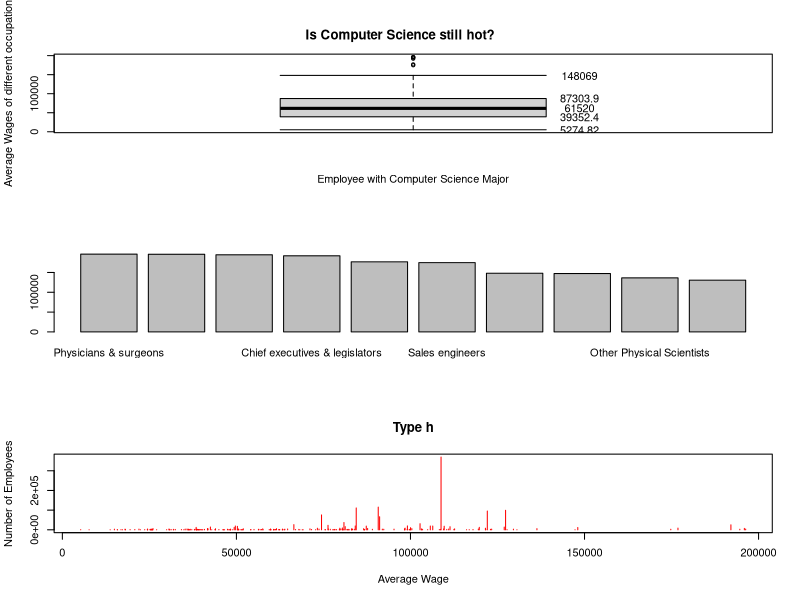

Recreate this plot in R.
mydata <- read.csv("hw1data.csv")#import data
View(mydata)#check what is my data look like
#plot a baxplot to see the distribution of wages
par(mfrow=c(3,1))
boxplot(mydata$avg_wage,xlab="Employee with Computer Science Major", ylab="Average Wages of different occupation", staplewex = 1)
#lable the plot
text(y = boxplot.stats(mydata$avg_wage)$stats, labels = boxplot.stats(mydata$avg_wage)$stats, x = 1.25)
#chose top 10 job with highest wages
wage_top10 <- sort(mydata$avg_wage,decreasing=TRUE)[1:10]
#plot the bar char(have problem with lable)
wage_plot <- barplot(wage_top10,names.arg=c("Physicians & surgeons", "Architectural & engineering managers", "Securities, commodities, & financial services sales age","Chief executives & legislators","Lawyers, & judges, magistrates, & other judicial workers
","Sales engineers","Sales representatives, services, all other","Miscellaneous entertainment attendants","Other Physical Scientists","Other financial specialists"))
#plot line plot between number of workers and wages
x <- mydata$avg_wage
y <- mydata$num_ppl
plot(x, y, type="n", main="Type h", xlab="Average Wage", ylab="Number of Employees")
lines(x, y, type="h", pch=22, col="red")
title("Is Computer Science still hot?",outer=TRUE ,line=-3)

